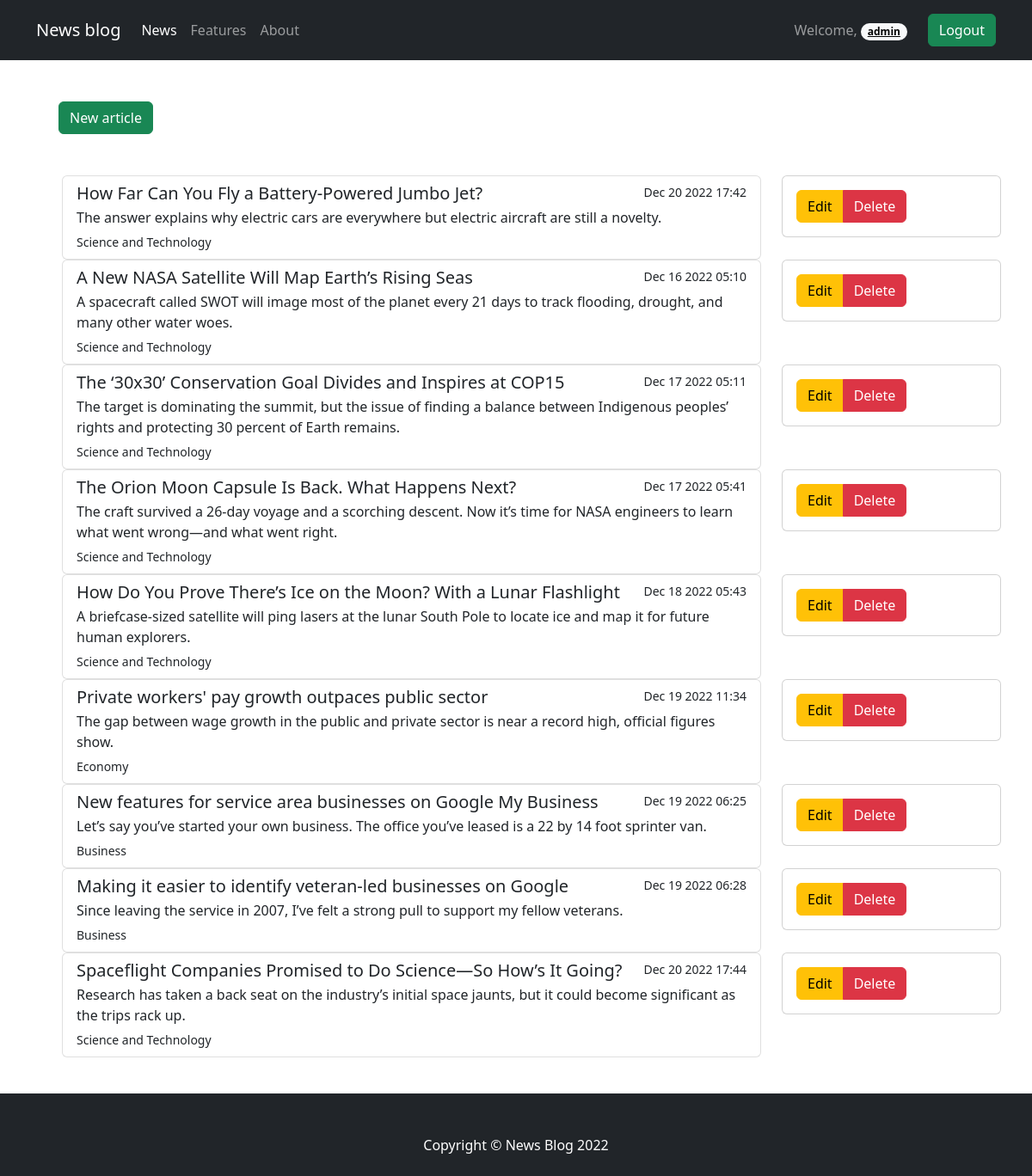
Before: /profile/ (signed in) with the older database file.
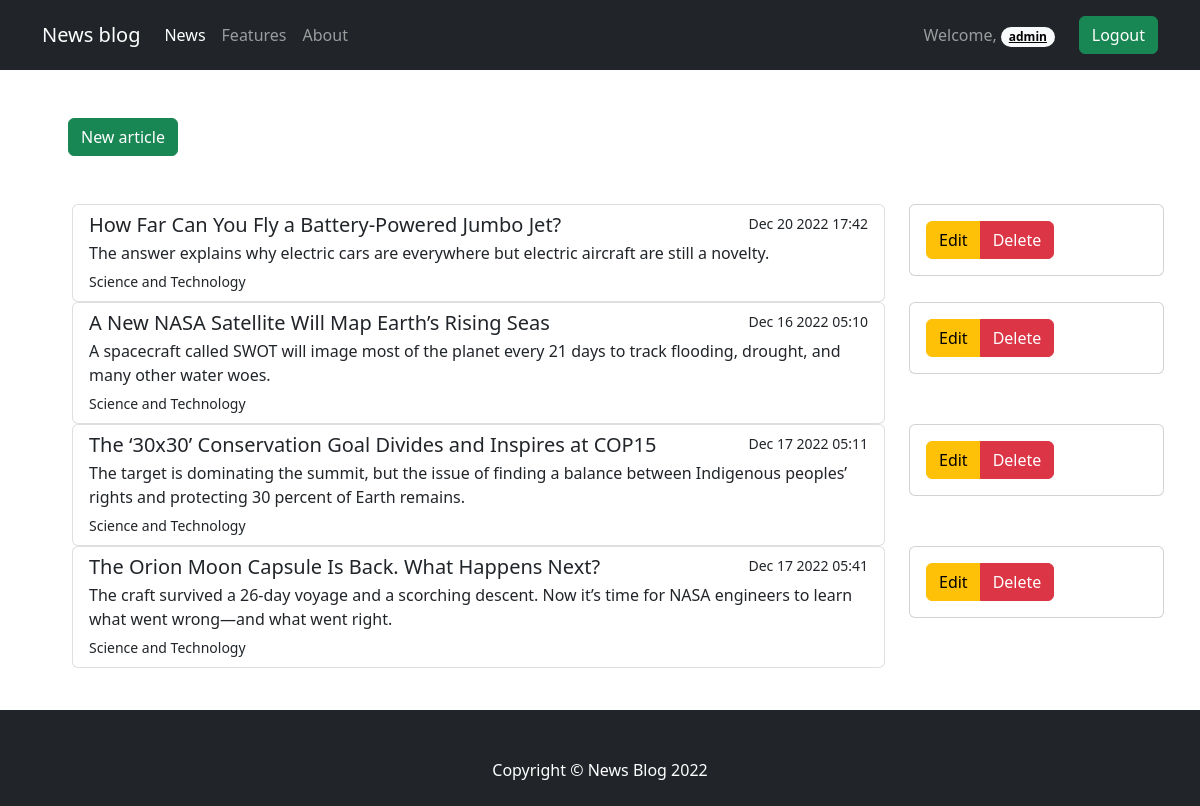
After: the same page with the newer database file.
### news/models.py (models this page shows, shortened)
class News(models.Model):
    author = models.ForeignKey(User, on_delete=models.CASCADE)
    category = models.ForeignKey(Category, on_delete=models.CASCADE)
    title = models.CharField(max_length=100)
    description = models.CharField(max_length=150)
    image = models.ImageField(upload_to='news/images/')
    article = models.TextField()
    date = models.DateTimeField(auto_now=True)
    class Meta:
        verbose_name_plural = 'News'

class Category(models.Model):
    name = models.CharField(max_length=32)
    class Meta:
        verbose_name_plural = 'Category'
    def __str__(self):
        return self.name

### accounts/views.py (the view)
# urls.py: path('', views.profile, name='profile'),
def profile(request):
    articles = News.objects.filter(author=request.user.id)
    return render(request, 'accounts/profile.html', {'articles': articles})

### accounts/templates/accounts/profile.html
{% extends 'base.html' %}
{% block content %}
<div class="container m-5">
    {% if user.is_authenticated %}
    <a href="{% url 'newarticle' %}">
        <button type="button" class="btn btn-success ms-2 me-2">New article</button>
    </a><br><br><br>
    {% if articles %}
    <div class="container">
        {% for article in articles %}
        <div class="row">
            <div class="col">
                <div class="list-group">
                    <a href="{% url 'article' article.id  %}" class="list-group-item list-group-item-action"
                       aria-current="true">
                        <div class="d-flex w-100 justify-content-between">
                            <h5 class="mb-1">{{ article.title }}</h5>
                            <small>{{ article.date|date:'M j Y H:i' }}</small>
                        </div>
                        <p class="mb-1">{{ article.description }}</p>
                        <small>{{ article.category }}</small>
                    </a>
                </div>
            </div>
            <div class="col col-sm-3">
                <div class="card mb-4">
                    <div class="card-body">
                        <div class="btn-group btn-edit-delete">
                            <a href="{% url 'editarticle' article.id %}" class="btn btn-warning">Edit</a>
                            <a href="{% url 'deletearticle' article.id %}" class="btn btn-danger">Delete</a>
                        </div>
                    </div>
                </div>
            </div>
        </div>
        {% endfor %}
    </div>
    {% else %}
    <p>You haven't made any posts yet =(</p>
    {% endif %}
    {% else %}
    <p>Sign In or Sign Up =)</p>
    {% endif %}
</div>
{% endblock %}

Changed rows visible on the page:
no longer on this page (row edited): News: title "How Do You Prove There’s Ice on the Moon? With a Lunar Flashlight", date "Dec 18 2022 05:43", description "A briefcase-sized satellite will ping lasers at the lunar South Pole to locate ice and map it for future human explorers.", category "Science and Technology"
no longer on this page (row edited): News: title "Private workers' pay growth outpaces public sector", date "Dec 19 2022 11:34", description "The gap between wage growth in the public and private sector is near a record high, official figures show.", category "Economy"
no longer on this page (row edited): News: title "New features for service area businesses on Google My Business", date "Dec 19 2022 06:25", description "Let’s say you’ve started your own business. The office you’ve leased is a 22 by 14 foot sprinter van.", category "Business"
no longer on this page (row edited): News: title "Making it easier to identify veteran-led businesses on Google", date "Dec 19 2022 06:28", description "Since leaving the service in 2007, I’ve felt a strong pull to support my fellow veterans.", category "Business"
no longer on this page (row edited): News: title "Spaceflight Companies Promised to Do Science—So How’s It Going?", date "Dec 20 2022 17:44", description "Research has taken a back seat on the industry’s initial space jaunts, but it could become significant as the trips rack up.", category "Science and Technology"
